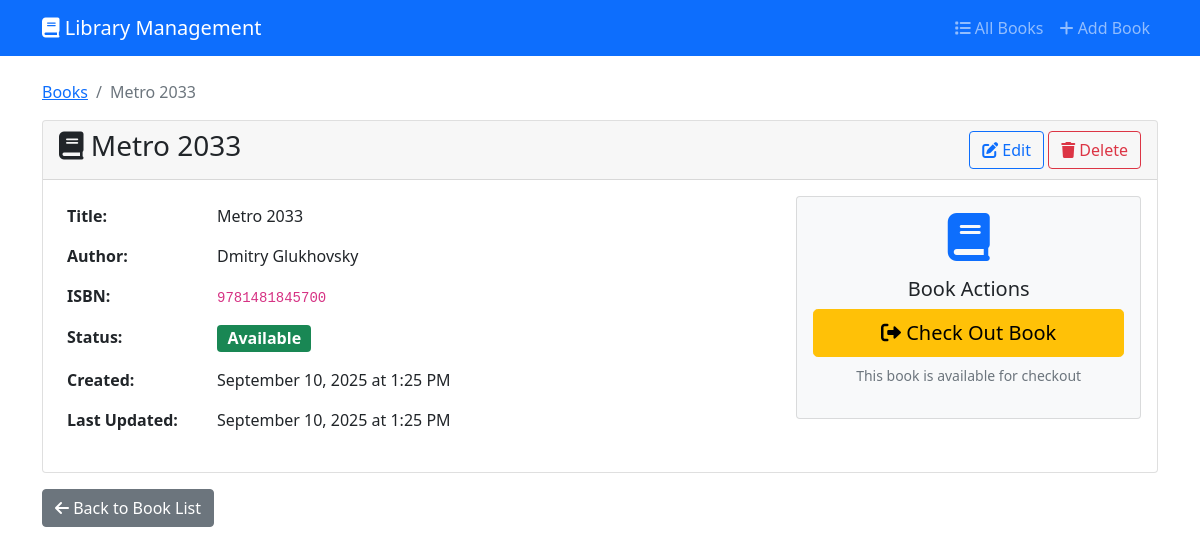
Screenshot of /book/6/ with the database file from the repository.
### student/models.py (models this page shows, shortened)
class LibraryBook(models.Model):
    title = models.CharField(max_length=200)
    author = models.CharField(max_length=100)
    isbn = models.CharField(
        max_length=13,
        unique=True,
        validators=[RegexValidator( # stackoverflow will diss the crap out of you but give the best answers
            regex=r'^\d{13}$',
            message='ISBN must be exactly 13 digits'
        )]
    )
    is_checked_out = models.BooleanField(default=False)
    due_date = models.DateTimeField(null=True, blank=True)
    created_at = models.DateTimeField(auto_now_add=True)
    updated_at = models.DateTimeField(auto_now=True)
    class Meta:
        ordering = ['title']

### student/views.py (the view)
# urls.py: path('book/<int:pk>/', views.book_detail, name='book_detail'),
def book_detail(request, pk):
    book = get_object_or_404(LibraryBook, pk=pk)
    return render(request, 'student/book_detail.html', {'book': book})

### student/templates/student/book_detail.html (shortened to what this page needs)
{% extends 'student/base.html' %}
{% block content %}
<div class="row">
    <div class="col-12">
        <nav aria-label="breadcrumb">
            <ol class="breadcrumb">
                <li class="breadcrumb-item"><a href="{% url 'book_list' %}">Books</a></li>
                <li class="breadcrumb-item active">{{ book.title }}</li>
            </ol>
        </nav>
        <div class="card">
            <div class="card-header d-flex justify-content-between align-items-center">
                <h3><i class="fas fa-book"></i> {{ book.title }}</h3>
                <div>
                    <a href="{% url 'book_update' book.pk %}" class="btn btn-outline-primary">
                        <i class="fas fa-edit"></i> Edit
                    </a>
                    <a href="{% url 'book_delete' book.pk %}" class="btn btn-outline-danger">
                        <i class="fas fa-trash"></i> Delete
                    </a>
                </div>
            </div>
            <div class="card-body">
                <div class="row">
                    <div class="col-md-8">
                        <table class="table table-borderless">
                            <tr>
                                <th width="150">Title:</th>
                                <td>{{ book.title }}</td>
                            </tr>
                            <tr>
                                <th>Author:</th>
                                <td>{{ book.author }}</td>
                            </tr>
                            <tr>
                                <th>ISBN:</th>
                                <td><code>{{ book.isbn }}</code></td>
                            </tr>
                            <tr>
                                <th>Status:</th>
                                <td>
                                    {% if book.is_checked_out %}
                                        <span class="badge bg-danger fs-6">Checked Out</span>
                                    {% else %}
                                        <span class="badge bg-success fs-6">Available</span>
                                    {% endif %}
                                </td>
                            </tr>
                            <tr>
                                <th>Created:</th>
                                <td>{{ book.created_at|date:"F d, Y \a\t g:i A" }}</td>
                            </tr>
                            <tr>
                                <th>Last Updated:</th>
                                <td>{{ book.updated_at|date:"F d, Y \a\t g:i A" }}</td>
                            </tr>
                        </table>
                    </div>
                    <div class="col-md-4">
                        <div class="card bg-light">
                            <div class="card-body text-center">
                                <i class="fas fa-book fa-3x text-primary mb-3"></i>
                                <h5>Book Actions</h5>
                                {% if book.is_checked_out %}
                                    <a href="{% url 'book_return' book.pk %}" class="btn btn-success btn-lg w-100 mb-2">
                                        <i class="fas fa-undo"></i> Return Book
                                    </a>
                                    <p class="text-muted small">This book is currently checked out</p>
                                {% else %}
                                    <a href="{% url 'book_checkout' book.pk %}" class="btn btn-warning btn-lg w-100 mb-2">
                                        <i class="fas fa-sign-out-alt"></i> Check Out Book
                                    </a>
                                    <p class="text-muted small">This book is available for checkout</p>
                                {% endif %}
                            </div>
                        </div>
                    </div>
                </div>
            </div>
        </div>
        <div class="mt-3">
            <a href="{% url 'book_list' %}" class="btn btn-secondary">
                <i class="fas fa-arrow-left"></i> Back to Book List
            </a>
        </div>
    </div>
</div>
{% endblock %}

### rows the page displays
LibraryBook: title "Metro 2033", author "Dmitry Glukhovsky", isbn "9781481845700", created_at "September 10, 2025 at 1:25 PM", updated_at "September 10, 2025 at 1:25 PM"
